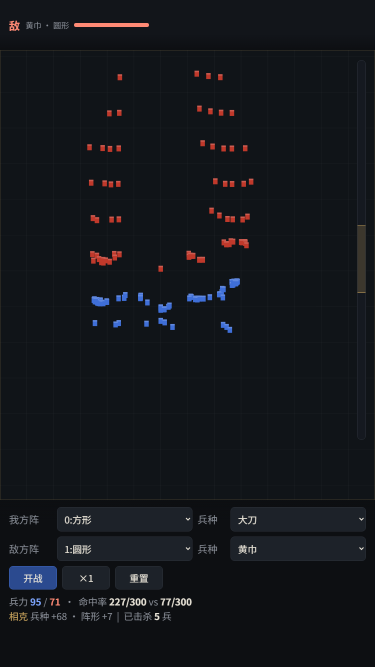
#> input picture project/img/proto_approach.png, 750 x 1334 px (shown at 1/2 size)
$ python region_cstat.py ../../project/img/proto_approach.png
#> lines starting #> are read from the running program, lines starting #| are printed output that depends on the picture
"""按區域統計色數（與 work/cocos_render3/cstat.py 同口徑：半分辨率 + NEAREST + >=8 次）。

用法：python region_cstat.py <png> [--scale 0.5]
輸出每個區域的 >=8 色數、該區域像素數；再印全頁數字對照。
區域矩形是設計座標（750x1334），截圖寬若不是 750 會按比例縮放。
"""
import sys
from collections import Counter
from PIL import Image

DESIGN_W, DESIGN_H = 750, 1334

REGIONS = [
    ('header', (0, 0, 750, 124)),
    ('card_main_whole', (16, 136, 734, 302)),
    ('card_main_empty_right', (300, 136, 734, 302)),
    ('card_gen_whole', (16, 336, 734, 464)),
    ('card_gen_empty_right', (368, 336, 734, 464)),
    ('card_troop_whole', (16, 500, 734, 688)),
    ('card_troop_gaps', (16, 640, 734, 688)),
    ('card_form_whole', (16, 724, 734, 856)),
    ('card_wise_whole', (16, 884, 734, 1000)),
    ('card_wise_empty', (200, 884, 734, 1000)),
    ('card_power_whole', (16, 1040, 734, 1160)),
    ('card_power_empty', (16, 1112, 734, 1146)),
    ('queue_bar', (24, 1150, 702, 1186)),
    ('footer', (0, 1194, 750, 1334)),
    ('bg_between_cards', (0, 1160, 750, 1194)),
    ('portrait', (24, 150, 144, 300)),
]


def count(img):
    px = img.load()
    w, h = img.size
    c = Counter()
    for y in range(h):
        for x in range(w):
            c[px[x, y]] += 1
    return c


def main():
    path = sys.argv[1]
    img = Image.open(path).convert('RGB')
#> img is the input picture: PIL image 750x1334 RGB; mean R, G, B 19.8, 22.6, 27
    W, H = img.size
#> W = 750; H = 1334
    k = W / DESIGN_W
#> k = 1
    half = img.resize((max(1, W // 2), max(1, H // 2)), Image.NEAREST)
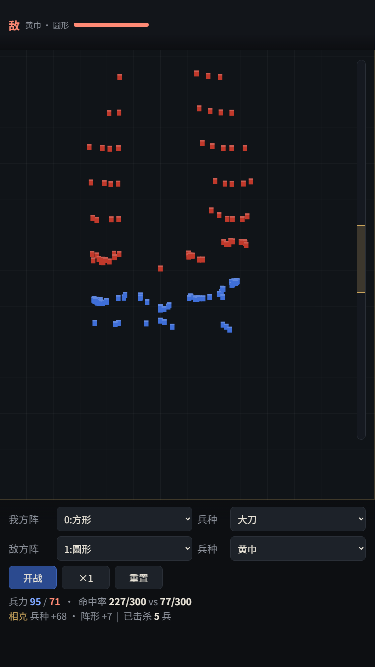
#> half: PIL image 375x667 RGB; mean R, G, B 19.8, 22.5, 27
    total = count(half)
#> total = 1220 items
    print(f'{path}  {W}x{H}  half={half.size[0]}x{half.size[1]}')
#| ../../project/img/proto_approach.png  750x1334  half=375x667
    print(f'PAGE  >=8: d2={sum(1 for v in total.values() if v >= 8)}  uniq={len(total)}  px={W*H}')
#| PAGE  >=8: d2=137  uniq=1220  px=1000500
    hw, hh = half.size
#> hw = 375; hh = 667
    for name, (x0, y0, x1, y1) in REGIONS:
        box = (int(x0 * k / 2), int(y0 * k / 2), int(x1 * k / 2), int(y1 * k / 2))
        box = (max(0, box[0]), max(0, box[1]), min(hw, box[2]), min(hh, box[3]))
        if box[2] <= box[0] or box[3] <= box[1]:
            continue
        sub = half.crop(box)
        c = count(sub)
        print(f'  {name:24s} >=8: {sum(1 for v in c.values() if v >= 8):5d}  uniq: {len(c):5d}  px: {sub.size[0]*sub.size[1]:6d}')
#> this loop made 16 passes
#|   header                   >=8:    32  uniq:   153  px:  23250
#|   card_main_whole          >=8:    16  uniq:    94  px:  29797
#|   card_main_empty_right    >=8:    12  uniq:    67  px:  18011
#|   card_gen_whole           >=8:    18  uniq:   102  px:  22976
#|   card_gen_empty_right     >=8:    12  uniq:    70  px:  11712
#|   card_troop_whole         >=8:    24  uniq:   306  px:  33746
#|   card_troop_gaps          >=8:    13  uniq:    64  px:   8616
#|   card_form_whole          >=8:    12  uniq:    21  px:  23694
#> (further printed lines are left out)
#> pass 1, in main, `sub = half.crop(box)`:
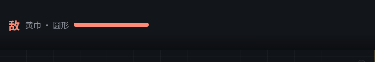
#> sub: PIL image 375x62 RGB; mean R, G, B 21.1, 22.2, 26.4
#> pass 2, in main, `sub = half.crop(box)`:
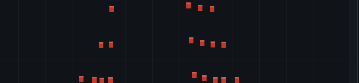
#> sub: PIL image 359x83 RGB; mean R, G, B 19.5, 21.2, 24.9
#> pass 3, in main, `sub = half.crop(box)`:
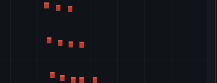
#> sub: PIL image 217x83 RGB; mean R, G, B 19.7, 21.3, 25.1
#> after the loop:
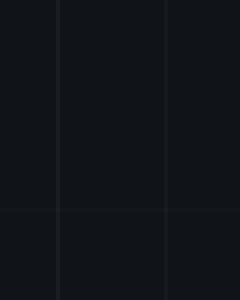
#> sub: PIL image 60x75 RGB (shown 4 times larger); mean R, G, B 16.3, 20.3, 24.3


if __name__ == '__main__':
    main()

$ run again, on project/img/proto_magic.png
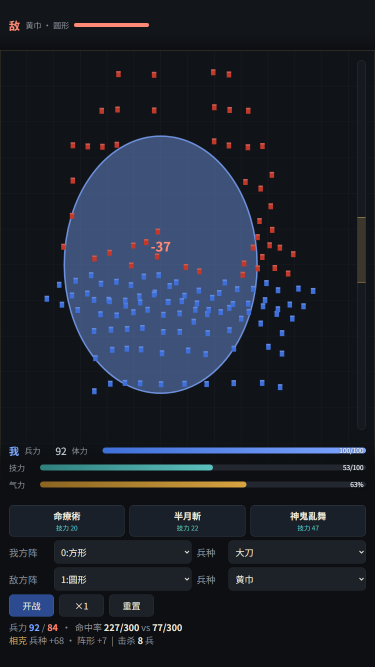
#> input picture project/img/proto_magic.png, 750 x 1334 px (shown at 1/2 size)
#> in main, img is the input picture: PIL image 750x1334 RGB; mean R, G, B 29.3, 35.3, 45.9
#> in main, `half = img.resize((max(1, W // 2), max(1, H // 2)), Image.NEAREST)`:
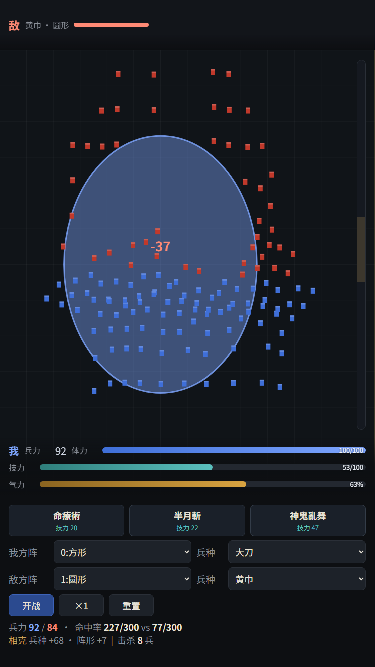
#> half: PIL image 375x667 RGB; mean R, G, B 29.2, 35.1, 45.8
#> total = 3286 items
#| ../../project/img/proto_magic.png  750x1334  half=375x667
#| PAGE  >=8: d2=431  uniq=3286  px=1000500
#> the loop in main, `for name, (x0, y0, x1, y1) in REGIONS:` made 16 passes
#|   header                   >=8:    31  uniq:   150  px:  23250
#|   card_main_whole          >=8:    22  uniq:   213  px:  29797
#|   card_main_empty_right    >=8:    19  uniq:   143  px:  18011
#|   card_gen_whole           >=8:    23  uniq:   223  px:  22976
#|   card_gen_empty_right     >=8:    16  uniq:   135  px:  11712
#> (further printed lines are left out)
#> pass 3, in main, `sub = half.crop(box)`:
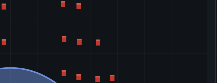
#> sub: PIL image 217x83 RGB; mean R, G, B 21.3, 23.8, 29.2

$ run again, on project/img/proto_melee.png
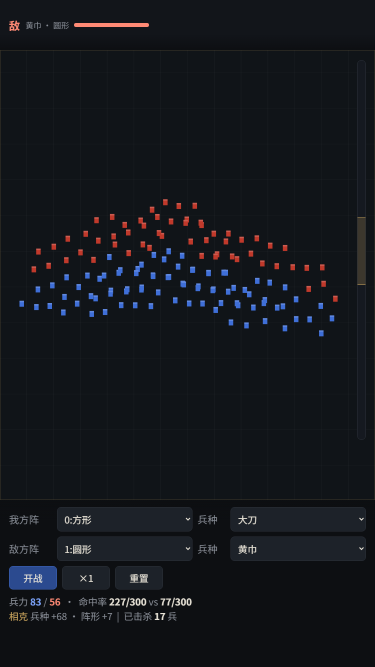
#> input picture project/img/proto_melee.png, 750 x 1334 px (shown at 1/2 size)
#> in main, img is the input picture: PIL image 750x1334 RGB; mean R, G, B 19.9, 23, 27.8
#> in main, `half = img.resize((max(1, W // 2), max(1, H // 2)), Image.NEAREST)`:
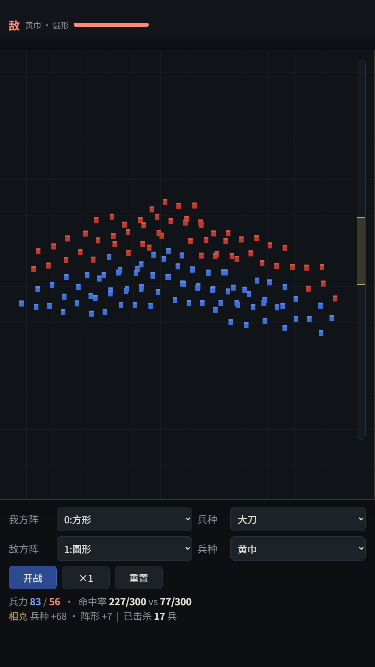
#> half: PIL image 375x667 RGB; mean R, G, B 20, 22.9, 27.8
#> total = 1321 items
#| ../../project/img/proto_melee.png  750x1334  half=375x667
#| PAGE  >=8: d2=154  uniq=1321  px=1000500
#> the loop in main, `for name, (x0, y0, x1, y1) in REGIONS:` made 16 passes
#|   header                   >=8:    31  uniq:   146  px:  23250
#|   card_main_whole          >=8:    12  uniq:    17  px:  29797
#|   card_main_empty_right    >=8:    10  uniq:    16  px:  18011
#|   card_gen_whole           >=8:    18  uniq:   115  px:  22976
#|   card_gen_empty_right     >=8:    12  uniq:    53  px:  11712
#> (further printed lines are left out)
#> pass 3, in main, `sub = half.crop(box)`:
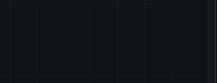
#> sub: PIL image 217x83 RGB; mean R, G, B 16.5, 20.5, 24.7
